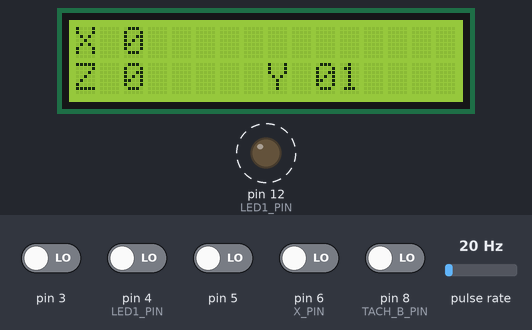
Bench run of a sketch on a simulated Arduino Uno, built with avr-gcc and run on an emulated ATmega328P. Shown: 16×2 character LCD, output pins drawn as LEDs (lit = HIGH). Wiring (inferred from the names in the program): pulse sensor: data pin 7. Dashed ring = blinking. Inputs (shaded band) come from the test bench; at power-on: pin 3, pin 4 (LED1_PIN), pin 5, pin 6 (X_PIN), pin 8 (TACH_B_PIN) LOW, pulse rate 20 Hz. Pins used as bus, display or sensor lines are not drawn; what the sketch prints to the serial monitor is not drawn.

Above: at 1.09 s.
1.3 s: pulse rate (sensor on pin 7) set to 50 Hz
At 2.86 s:
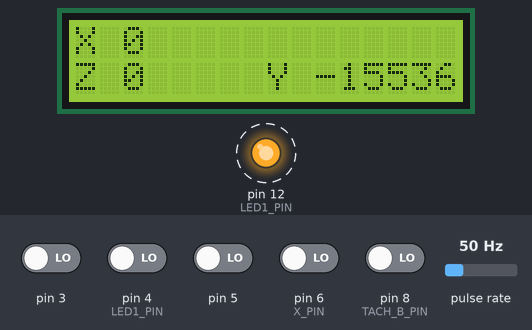
2.9 s: pin 6 (X_PIN) driven HIGH
At 3.8 s:
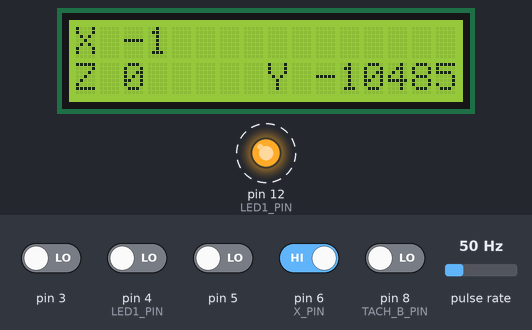
4.5 s: pin 8 (TACH_B_PIN) driven HIGH
At 5.8 s:
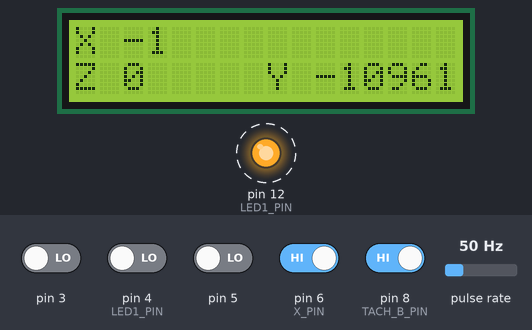
7.1 s: pulse rate (sensor on pin 7) set to 4 Hz
At 7.59 s:
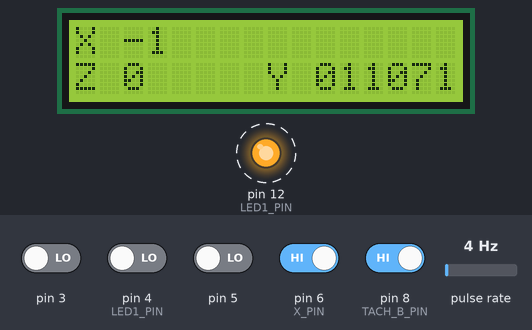
8.6 s: pin 6 (X_PIN) driven LOW
At 8.71 s:
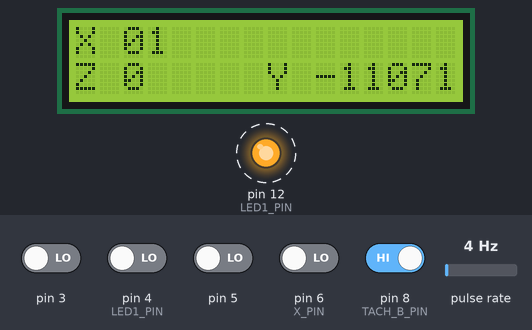
10.1 s: pulse rate (sensor on pin 7) set to 100 Hz
At 11.55 s:
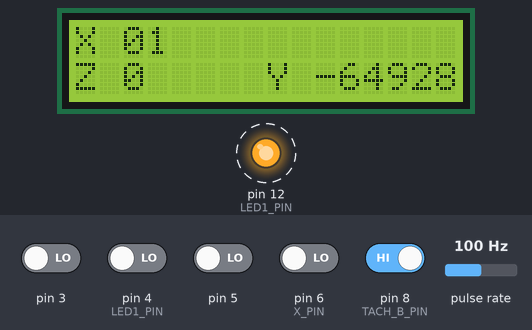
Timing chart, 0 to 12.6 s (numbered marks = the images above; inputs shaded):
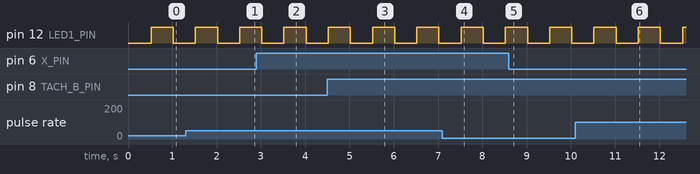

The sketch:

ArduinoDRO_V3_3.ino
```cpp
// (licence header left out)
// NOTE: This sketch was designed for Arduino variants that use ATMega 328
// such as Arduino UNO, Nano, etc.
// Refer to the diagram below for wiring information
//
//                                   +-\/-+
//                             PC6  1|    |28  PC5 (AI 5)
//  > -- To BT Tx Pin -- (D 0) PD0  2|    |27  PC4 (AI 4)
//  < -- To BT Rx Pin -- (D 1) PD1  3|    |26  PC3 (AI 3)
//  < --  Scale Clock -- (D 2) PD2  4|    |25  PC2 (AI 2)
//  > -- X Axis Input -- (D 3) PD3  5|    |24  PC1 (AI 1)
//  > -- Y Axis Input -- (D 4) PD4  6|    |23  PC0 (AI 0)
//                             VCC  7|    |22  GND
//                             GND  8|    |21  AREF
//                             PB6  9|    |20  AVCC
//                             PB7 10|    |19  PB5 (D 13) > -- System Tick LED --
//  > -- Z Axis Input -- (D 5) PD5 11|    |18  PB4 (D 12) > -- Heart Beat LED  --
//  > -- W Axis Input -- (D 6) PD6 12|    |17  PB3 (D 11)
//  > -- Tach input A -- (D 7) PD7 13|    |16  PB2 (D 10)
//  > -- Tach input B -- (D 8) PB0 14|    |15  PB1 (D 9)
//                                   +----+
//
//  IMPORTANT: If using a 5V Arduino variant, Scale clock requires a voltage divider
//  NOTE 1: All input lines require a pull-down resistor in 10-47 KOhm range
//  NOTE 2: Tach input B is optional (it's used for direction)

#include <Wire.h>
#include <LCD.h>
#include <LiquidCrystal_I2C.h>

LiquidCrystal_I2C lcd(0x27,2,1,0,4,5,6,7); // 0x27 is the I2C bus address for an unmodified backpack


void setuplcd()
{

lcd.begin (16,2); // for 16 x 2 LCD module
lcd.setBacklightPin(3,POSITIVE);
lcd.setBacklight(HIGH);
}

/* General Settings */

#define UART_BAUD_RATE 9600       //  Set this so it matches the BT module's BAUD rate
#define UPDATE_FREQUENCY 24       //  Frequency in Hz [must be an even number] (number of timer per second the scales are read and the data is sent to the application)
#define HALF_UPDATE_FREQUENCY 12  //not sure if Arduino optimizes out division by 2, so this sure will :)

//set the values for the axes that should be disabled to 0
//NOTE: X axis needs to be enabled for the app to work correctly
#define Y_ENABLED 1
#define Z_ENABLED 1
#define W_ENABLED 1
#define T_ENABLED 1

/* iGaging Clock Settins (do not change) */

#define SCALE_CLK_PULSES 21       //iGaging and Accuremote sclaes use 21 bit format
#define SCALLE_CLK_FREQUENCY 9000 //iGaging scales run at about 9-10KHz


/* GPIO Definitions */

#define TACH_A_PORT PIND
#define TACH_B_PORT PINB

#define TACH_A_DDR DDRD
#define TACH_B_DDR DDRB

#define TACH_A_PIN 7
#define TACH_B_PIN 0

#define SCALE_CLK_OUTPUT_PORT PORTD
#define SCALE_CLK_DIR_PORT DDRD
#define SCALE_CLK_PIN 2           //Arduino Digital pin 8

#define X_INPUT_PORT PIND
#define Y_INPUT_PORT PIND
#define Z_INPUT_PORT PIND
#define W_INPUT_PORT PIND

#define X_DDR DDRD
#define Y_DDR DDRD
#define Z_DDR DDRD
#define W_DDR DDRD

#define X_PIN 6                   //Arduino Digital pin 9
#define Y_PIN 7                   //Arduino Digital pin 10
#define Z_PIN 8                   //Arduino Digital pin 11
#define W_PIN 9                   //Arduino Digital pin 12

#define ENABLE_LEDS 1

//LEDs are used to provide visual feedback
#if ENABLE_LEDS > 0

#define LED1_PORT PORTB
#define LED1_DDR DDRB
#define LED1_PIN 4

#endif

/* Funstion definitions */

void startTickTimer(int frequency);
void startClkTimer();
void stopClkTimer();

/* Variable definitions */

volatile byte tickTimerFlag = 0;

byte loopCount = 0;

byte bitOffset = 0;
byte clockPinHigh = 0;

volatile long xValue = 0L; //X axis count
volatile long yValue = 0L; //Y axis count
volatile long zValue = 0L; //Z axis count
volatile long wValue = 0L; //W axis count

volatile long tValue = 0L; //Tachometer count

#if ENABLE_LEDS > 0

int elapsedTicks = 0;

#endif

void setup() {
  lcd.begin (16,2); // for 16 x 2 LCD module
  lcd.setBacklightPin(3,POSITIVE);
  lcd.setBacklight(HIGH);
  cli();      //stop interrupts

  //scale clock shoudl be output
  SCALE_CLK_DIR_PORT |= _BV(SCALE_CLK_PIN);         //set clock pin to output

  //set input pins as such
  X_DDR &= ~_BV(X_PIN);
  Y_DDR &= ~_BV(Y_PIN);
  Z_DDR &= ~_BV(Z_PIN);
  W_DDR &= ~_BV(W_PIN);

  TACH_A_DDR &= ~_BV(TACH_A_PIN);
  TACH_B_DDR &= ~_BV(TACH_B_PIN);


  Serial.begin(UART_BAUD_RATE);                // set up Serial library

  startTickTimer(UPDATE_FREQUENCY);            //init and start the "system tick" timer

  setupClkTimer(SCALLE_CLK_FREQUENCY);         //init the scale clock timer (don't start it yet)

#if T_ENABLED > 0

  loopCount = 0;
  //attachInterrupt(0, readTach, RISING);

  //setup pin change interrupt
  PCICR |= _BV(PCIE2);
  PCMSK2 |= _BV(PCINT23); //Trigger on change of PCINT18 (PD2)


#endif

#if ENABLE_LEDS > 0

  //if the LEDs are enabled, set the pins as outputs
  LED1_DDR |= _BV(LED1_PIN);
  //LED2_DDR |= _BV(LED2_PIN);

  LED1_PORT &= ~_BV(LED1_PIN);
  //LED2_PORT &= ~_BV(LED2_PIN);

#endif

  sei();                                      //allow interrupts
}

void loop() {

  //LED1_PORT ^= _BV(TACH_A_PORT & _BV(TACH_A_PIN) ? 1 : 0);

  if (tickTimerFlag)
  {
    tickTimerFlag = 0;
    //handle system tick


    if (++loopCount == HALF_UPDATE_FREQUENCY) //tachometer is double couinting in the ISR, we we can upadte it twice per second
    {
#if ENABLE_LEDS > 0
      //toggle LED 1 once per second
      LED1_PORT ^= _BV(LED1_PIN);
      elapsedTicks = 0;
#endif

#if T_ENABLED > 0

      //tachometer updates once per second
      //stop the interrupts
      cli();

      long tempT = tValue;
      tValue = 0;

      //re-enable the interrupts
      sei();

      loopCount = 0;

      Serial.print(F("T"));
      Serial.print((long)tempT);
      Serial.print(F(";"));

#endif
    }


    Serial.print(F("X"));
    Serial.print((long)xValue);
    Serial.print(F(";"));

    lcd.setCursor(0,0);
    lcd.print("X ");
    lcd.print((long)xValue);

    //send the rest of the positions only if they are enabled
#if Y_ENABLED > 0

    Serial.print(F("Y"));
    Serial.print((long)yValue);
    Serial.print(F(";"));

    lcd.setCursor(8,1);
    lcd.print("Y ");
    lcd.print((long)yValue);

#endif


#if Z_ENABLED > 0

    Serial.print(F("Z"));
    Serial.print((long)zValue);
    Serial.print(F(";"));

    lcd.setCursor(0,1);
    lcd.print("Z ");
    lcd.print((long)zValue);

#endif


#if W_ENABLED > 0

    Serial.print("W");
    Serial.print((long)wValue);
    Serial.print(";");
    Serial.print("\n");

#endif

    //reset the reader for the next batch (tachometer should not be cleared here)
    bitOffset = 0;

    xValue = 0;

#if Y_ENABLED > 0

    yValue = 0;

#endif

#if Z_ENABLED > 0

    zValue = 0;

#endif


#if W_ENABLED > 0

    wValue = 0;

#endif

    //start reading again
    startClkTimer();

  }
}


void startTickTimer(int frequency)
{
  //set timer1 interrupt
  TCCR1A = 0;// set entire TCCR1A register to 0
  TCCR1B = 0;// same for TCCR1B
  TCNT1  = 0;//initialize counter value to 0

  // set compare match register
  OCR1A = F_CPU / (1024 * frequency) - 1; //must be <65536

  // turn on CTC mode
  TCCR1B |= (1 << WGM12);

  // Set CS10 and CS12 bits for 1024 prescaler
  TCCR1B |= (1 << CS12) | (1 << CS10);

  // enable timer compare interrupt
  TIMSK1 |= (1 << OCIE1A);
}

//initializes the timer for the scale clock but does not start it
void setupClkTimer(int frequency)
{
  bitOffset = 0;

  TCCR2A = 0;// set entire TCCR2A register to 0
  TCCR2B = 0;// same for TCCR2B

  // set compare match register
  OCR2A = F_CPU / (8 * frequency) - 1; // 160 - 1;

  // turn on CTC mode
  TCCR2A |= (1 << WGM21);

  // Set CS21 bit for 8 prescaler //CS20 for no prescaler
  TCCR2B |= (1 << CS21);
}

//starts scale clock timer
void startClkTimer()
{
  //initialize counter value to 0
  TCNT2  = 0;
  // enable timer compare interrupt
  TIMSK2 |= (1 << OCIE2A);
}

//stops scale clock timer
void stopClkTimer()
{
  // disable timer compare interrupt
  TIMSK2 &= ~(1 << OCIE2A);
}


/* Interrupt Service Routines */


//timer 1 compare interrupt service routine (provides system tick)
ISR(TIMER1_COMPA_vect) {

  tickTimerFlag = 1;

}

//Timer 2 interrupt (scale clock driver)
ISR(TIMER2_COMPA_vect) {
  //scale reading happens here
  if (!clockPinHigh)
  {
    SCALE_CLK_OUTPUT_PORT |= _BV(SCALE_CLK_PIN);
    clockPinHigh = 1;
  }
  else
  {

    clockPinHigh = 0;

    SCALE_CLK_OUTPUT_PORT &= ~_BV(SCALE_CLK_PIN);

    //read the pin state and shif it into the appropriate variables
    xValue |= ((long)(X_INPUT_PORT & _BV(X_PIN) ? 1 : 0) << bitOffset);

    //read the rest of the scales only if they are enabled

#if Y_ENABLED > 0

    yValue |= ((long)(Y_INPUT_PORT & _BV(Y_PIN) ? 1 : 0) << bitOffset);

#endif


#if Z_ENABLED > 0

    zValue |= ((long)(Z_INPUT_PORT & _BV(Z_PIN) ? 1 : 0) << bitOffset);

#endif


#if W_ENABLED > 0

    wValue |= ((long)(W_INPUT_PORT & _BV(W_PIN) ? 1 : 0) << bitOffset);

#endif

    //increment the bit offset
    bitOffset++;

    if (bitOffset >= SCALE_CLK_PULSES)
    {
      //stop the timer after the predefined number of pulses
      stopClkTimer();

      if (X_INPUT_PORT & _BV(X_PIN))
        xValue |= ((long)0x7ff << 21);


#if Y_ENABLED > 0

      if (Y_INPUT_PORT & _BV(Y_PIN))
        yValue |= ((long)0x7ff << 21);

#endif

#if Z_ENABLED > 0

      if (Z_INPUT_PORT & _BV(Z_PIN))
        zValue |= ((long)0x7ff << 21);

#endif

#if W_ENABLED > 0

      if (W_INPUT_PORT & _BV(W_PIN))
        wValue |= ((long)0x7ff << 21);

#endif
    }
  }
}

ISR(PCINT2_vect)
{
  if (TACH_B_PORT & _BV(TACH_B_PIN))
  {
    tValue++;
  }
  else
  {
    tValue--;
  }
}
```

Measured:
- after the input at 1.3 s, the display: first differs from a run without the input after 0.15 s (image 1 shows a later state)
- after the input at 8.6 s, the display: changes after 0.05 s (image 5)
- after the input at 10.1 s, the display: first changes after 0.10 s (image 6 shows a later state)
- by itself, pin 12 (LED1_PIN): alternates HIGH for 0.50 s and LOW for 0.50 s
